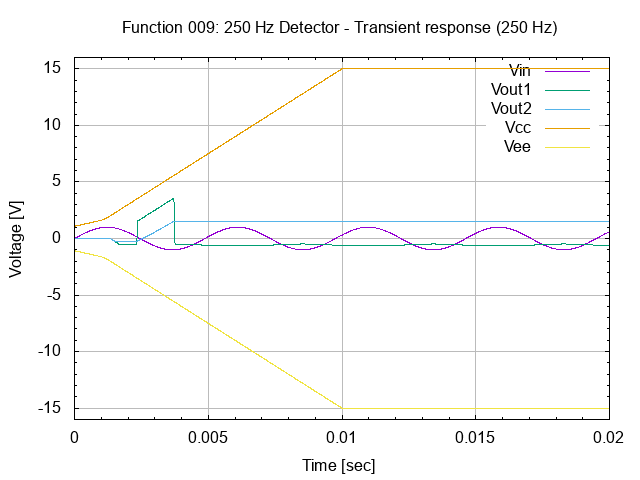

Generate this figure with gnuplot:
# setup terminal
set term png

# setup graph
set output "26.009.00.01.01.02.png"
set title "Function 009: 250 Hz Detector - Transient response (250 Hz)"

# setup Y-axis
set yrange [-16:16]
set grid ytics lt 1 lw 1 lc rgb "#bbbbbb"
set mytics
set ylabel "Voltage [V]"

# setup X-axis
set grid xtics lt 1 lw 1 lc rgb "#bbbbbb"
set mxtics
set xrange [0:0.02]
set xlabel "Time [sec]"

# setup plot style
set style data lines
plot '26.009.00.01.01.dat' using 1:2 title "Vin", \
     '26.009.00.01.01.dat' using 1:3 title "Vout1", \
     '26.009.00.01.01.dat' using 1:4 title "Vout2", \
     '26.009.00.01.01.dat' using 1:5 title "Vcc", \
     '26.009.00.01.01.dat' using 1:6 title "Vee"

# set output back to default
set output

# reset terminal type
set terminal pop
